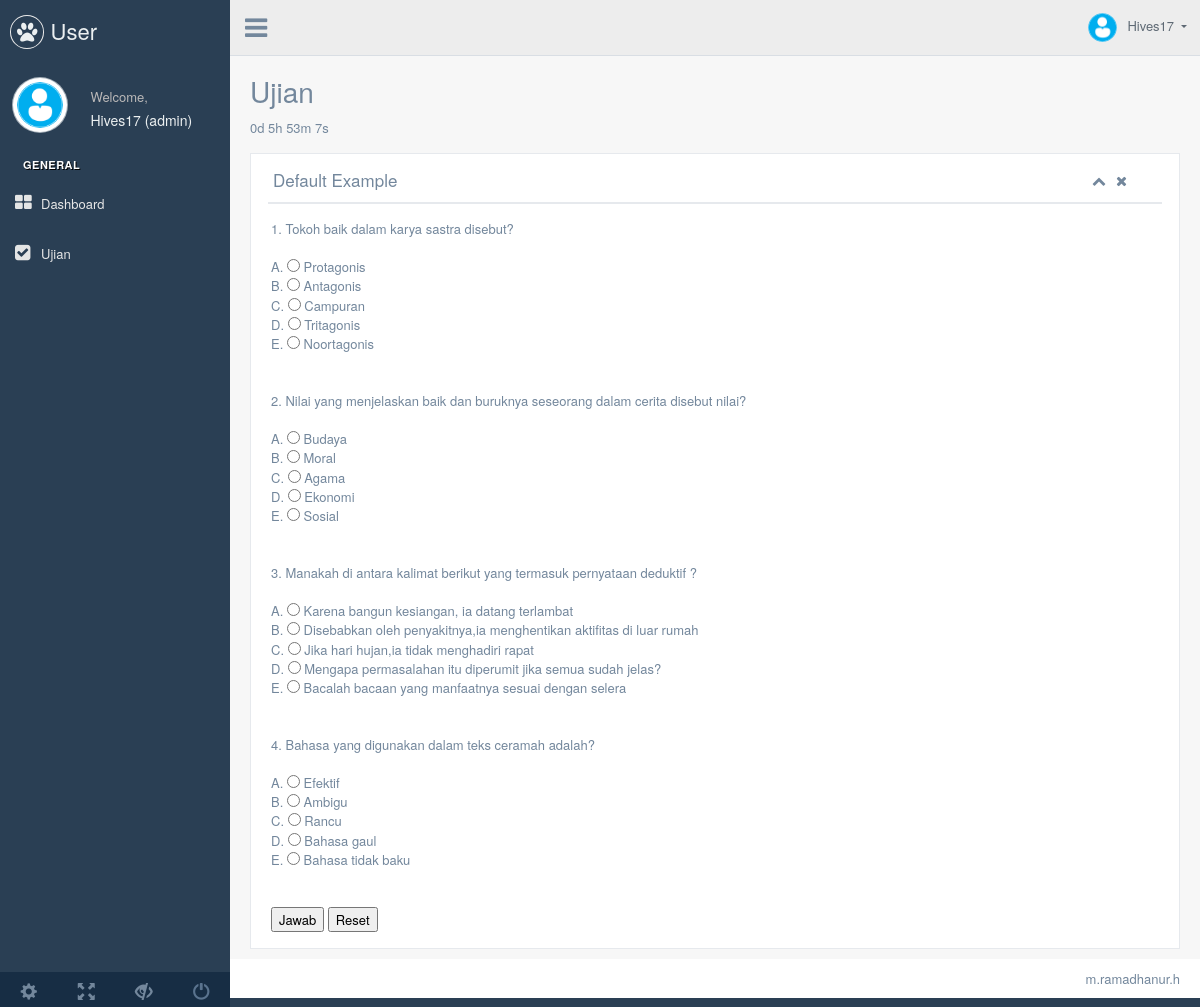
/user/kerjakan.php (signed in), run on the app's committed database.
### tables this page shows
CREATE TABLE `soal` (
  `id_soal` int(11) NOT NULL,
  `id_pel` int(11) NOT NULL,
  `soal` varchar(1000) NOT NULL,
  `pil_a` varchar(1000) NOT NULL,
  `pil_b` varchar(1000) NOT NULL,
  `pil_c` varchar(1000) NOT NULL,
  `pil_d` varchar(1000) NOT NULL,
  `pil_e` varchar(1000) NOT NULL,
  `kunci` varchar(20) NOT NULL
);

### user/kerjakan.php (the view, shortened to what this page needs)
<!DOCTYPE html>
<html lang="en">
  <head>
    <link href="../template/vendors/bootstrap/dist/css/bootstrap.min.css" rel="stylesheet">
    <link href="../template/vendors/font-awesome/css/font-awesome.min.css" rel="stylesheet">
    <link href="../template/vendors/nprogress/nprogress.css" rel="stylesheet">
    <link href="../template/vendors/iCheck/skins/flat/green.css" rel="stylesheet">
    <link href="../template/vendors/bootstrap-progressbar/css/bootstrap-progressbar-3.3.4.min.css" rel="stylesheet">
    <link href="../template/vendors/jqvmap/dist/jqvmap.min.css" rel="stylesheet"/>
    <link href="../template/vendors/bootstrap-daterangepicker/daterangepicker.css" rel="stylesheet">
    <link href="../template/build/css/custom.min.css" rel="stylesheet">
  </head>
  <body class="nav-md">
    <div class="container body">
      <div class="main_container">
        <div class="col-md-3 left_col">
          <div class="left_col scroll-view">
            <div class="navbar nav_title" style="border: 0;">
              <a href="index.html" class="site_title"><i class="fa fa-paw"></i> <span>User</span></a>
            </div>
            <div class="profile clearfix">
              <div class="profile_pic">
                <img src="../template/production/images/iconuser.jpg" alt="..." class="img-circle profile_img">
              </div>
              <div class="profile_info">
                <span>Welcome,</span>
                <h2><?php echo ucfirst($_SESSION['username']); ?> (<?php echo $_SESSION['level']; ?>)</h2>
              </div>
            </div>
            <br />
            <div id="sidebar-menu" class="main_menu_side hidden-print main_menu">
              <div class="menu_section">
                <h3>General</h3>
                <ul class="nav side-menu">
                  <li><a href="halaman_user.php"><i class="fa fa-th-large"></i>Dashboard</a></li>
                  <li><a href="ujian.php"><i class="fa fa-check-square"></i>Ujian</a></li>
                </ul>
              </div>
            </div>
            <div class="sidebar-footer hidden-small">
              <a data-toggle="tooltip" data-placement="top" title="Settings">
                <span class="glyphicon glyphicon-cog" aria-hidden="true"></span>
              </a>
              <a data-toggle="tooltip" data-placement="top" title="FullScreen">
                <span class="glyphicon glyphicon-fullscreen" aria-hidden="true"></span>
              </a>
              <a data-toggle="tooltip" data-placement="top" title="Lock">
                <span class="glyphicon glyphicon-eye-close" aria-hidden="true"></span>
              </a>
              <a data-toggle="tooltip" data-placement="top" title="Logout" href="../logout.php">
                <span class="glyphicon glyphicon-off" aria-hidden="true"></span>
              </a>
            </div>
          </div>
        </div>
        <div class="top_nav">
          <div class="nav_menu">
              <div class="nav toggle">
                <a id="menu_toggle"><i class="fa fa-bars"></i></a>
              </div>
              <nav class="nav navbar-nav">
              <ul class=" navbar-right">
                <li class="nav-item dropdown open" style="padding-left: 15px;">
                  <a href="javascript:;" class="user-profile dropdown-toggle" aria-haspopup="true" id="navbarDropdown" data-toggle="dropdown" aria-expanded="false">
                    <img src="../template/production/images/iconuser.jpg" alt=""><?php echo ucfirst($_SESSION['username']); ?>
                  </a>
                </li>
              </ul>
            </nav>
          </div>
        </div>
        <div class="right_col" role="main">
          <div class="">
            <div class="page-title">
              <div class="title_left">
                <h3>Ujian</h3>
              </div>
              <div class="title_right">
                <div class="col-md-5 col-sm-5 col-xs-12 form-group pull-right top_search">
                </div>
              </div>
            </div>
            <div class="clearfix"></div>
            <div class="row">
              <div class="col-md-12 col-sm-12 ">
              <p id="demo"></p>
                <div class="x_panel">
                  <div class="x_title">
                    <h2>Default Example <small>Ujian</small></h2>
                    <ul class="nav navbar-right panel_toolbox">
                      <li><a class="collapse-link"><i class="fa fa-chevron-up"></i></a>
                      </li>
                      <li><a class="close-link"><i class="fa fa-close"></i></a>
                      </li>
                    </ul>
                    <div class="clearfix">
                    </div>
                  </div>
                  <div class="x_content">
                      <div class="row">
                        <div class="col-sm-12">
                        <?php
                            include "../koneksi.php";
                            $query  =mysqli_query($koneksi, "SELECT * FROM soal,ujian,pelajaran WHERE soal.id_pel=ujian.id_pel=pelajaran.id_pel ORDER BY rand()");
                            $no = 0;
                            while($data = mysqli_fetch_array($query)){
                            $no++
                        ?>
                        <form action="jawab.php" method="POST">
                            <tr>
                                <td><?php echo $no?>.</td>
                                <td><?php echo $data['soal'];?></td>
                            </tr><br><br>
                            <tr>
                                <td>A. <input name="pilihan[<?php echo $data['id_soal']?>]" type="radio" value="pil_a"> <?php echo $data['pil_a'];?></td>
                            </tr><br>
                            <tr>
                                <td>B. <input name="pilihan[<?php echo $data['id_soal']?>]" type="radio" value="pil_b"> <?php echo $data['pil_b'];?></td>
                            </tr><br>
                            <tr>
                                <td>C. <input name="pilihan[<?php echo $data['id_soal']?>]" type="radio" value="pil_c"> <?php echo $data['pil_c'];?></td>
                            </tr><br>
                            <tr>
                                <td>D. <input name="pilihan[<?php echo $data['id_soal']?>]" type="radio" value="pil_d"> <?php echo $data['pil_d'];?></td>
                            </tr><br>
                            <tr>
                                <td>E. <input name="pilihan[<?php echo $data['id_soal']?>]" type="radio" value="pil_e"> <?php echo $data['pil_e'];?></td>
                            </tr><br><br><br>
                            <?php
                            }
                            ?>
                            <tr>
                                <td>
                                    <input type="submit" name="submit" value="Jawab" onclick="return confirm('Perhatian! Apakah Anda sudah yakin dengan semua jawaban Anda?')">
                                    <input type="reset" value="Reset">
                                </td>
                            </tr>
                        </form>
                        </div>
                    </div>
                </div>
                </div>
              </div>
            </div>
          </div>
        </div>
        <footer>
          <div class="pull-right">
            m.ramadhanur.h
          </div>
          <div class="clearfix"></div>
        </footer>
      </div>
    </div>
  </body>
</html>

### data on the page
soal: soal "Tokoh baik dalam karya sastra disebut?", pil_a "Protagonis", pil_b "Antagonis", pil_c "Campuran", pil_d "Tritagonis", pil_e "Noortagonis"
soal: soal "Nilai yang menjelaskan baik dan buruknya seseorang dalam cerita disebut nilai?", pil_a "Budaya", pil_b "Moral", pil_c "Agama", pil_d "Ekonomi", pil_e "Sosial"
soal: soal "Manakah di antara kalimat berikut yang termasuk pernyataan deduktif ?", pil_a "Karena bangun kesiangan, ia datang terlambat", pil_b "Disebabkan oleh penyakitnya,ia menghentikan aktifitas di luar rumah", pil_c "Jika hari hujan,ia tidak menghadiri rapat", pil_d "Mengapa permasalahan itu diperumit jika semua sudah jelas?", pil_e "Bacalah bacaan yang manfaatnya sesuai dengan selera"
soal: soal "Bahasa yang digunakan dalam teks ceramah adalah?", pil_a "Efektif", pil_b "Ambigu", pil_c "Rancu", pil_d "Bahasa gaul", pil_e "Bahasa tidak baku"

### other printed values
$_SESSION['username'] "Hives17"
$_SESSION['level'] "admin"
